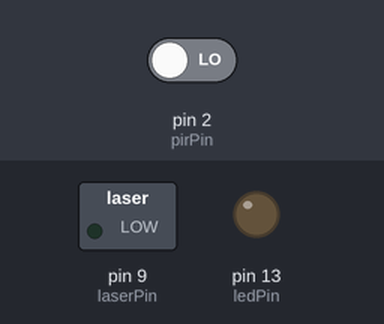
A sketch run on a simulated Arduino Uno, built with avr-gcc and run on an emulated ATmega328P. Shown: switched loads named in the sketch (green lamp = pin HIGH), output pins drawn as LEDs (lit = HIGH). The inputs (shaded band) are chosen by the test bench; at power-on: pin 2 (pirPin) LOW. What the sketch prints to the serial monitor is not drawn.

Above: at 1.2 s.
1.3 s: pin 2 (pirPin) driven HIGH
At 2.0 s:
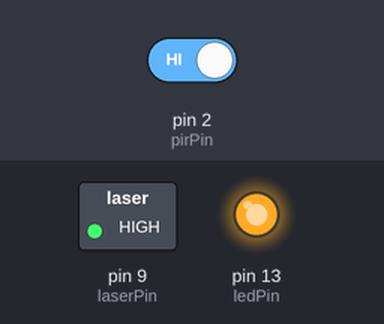
2.8 s: pin 2 (pirPin) driven LOW
At 3.2 s:
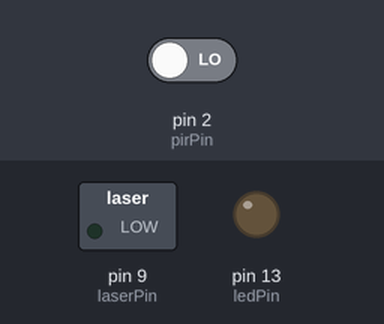
Timing chart, 0 to 5.8 s (numbered marks = the images above; inputs shaded):
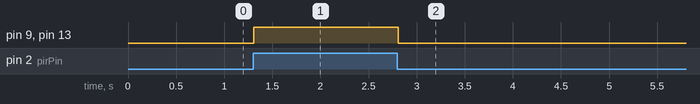

The sketch:

pir_hw493.ino
```cpp
const int pirPin = 2;   // Pin al que está conectado el pin OUT del sensor PIR
const int ledPin = 13;  // Pin del LED integrado en el Arduino
const int laserPin = 9; // Pin al que está conectado el pin EN del módulo láser

void setup()
{
    pinMode(pirPin, INPUT);    // Configurar el pin del PIR como entrada
    pinMode(ledPin, OUTPUT);   // Configurar el pin del LED como salida
    pinMode(laserPin, OUTPUT); // Configurar el pin del láser como salida
    Serial.begin(9600);        // Iniciar la comunicación serial
}

void loop()
{
    int pirState = digitalRead(pirPin); // Leer el estado del sensor PIR
    if (pirState == HIGH)
    {                                 // Si se detecta movimiento
        digitalWrite(ledPin, HIGH);   // Encender el LED
        digitalWrite(laserPin, HIGH); // Encender el láser
        Serial.println("(ง︡'-'︠)ง");
    }
    else
    {
        digitalWrite(ledPin, LOW);   // Apagar el LED
        digitalWrite(laserPin, LOW); // Apagar el láser
        Serial.println("( ◑‿◑)ɔ┏🍟--🍔┑٩(^◡^ )");
    }
    delay(100); // Pequeño retardo para evitar lecturas erróneas
}
```

Measured:
- after the input at 1.3 s, pin 9 (laserPin), pin 13 (ledPin): LOW → HIGH at once
- after the input at 2.8 s, pin 9 (laserPin), pin 13 (ledPin): HIGH → LOW at once
